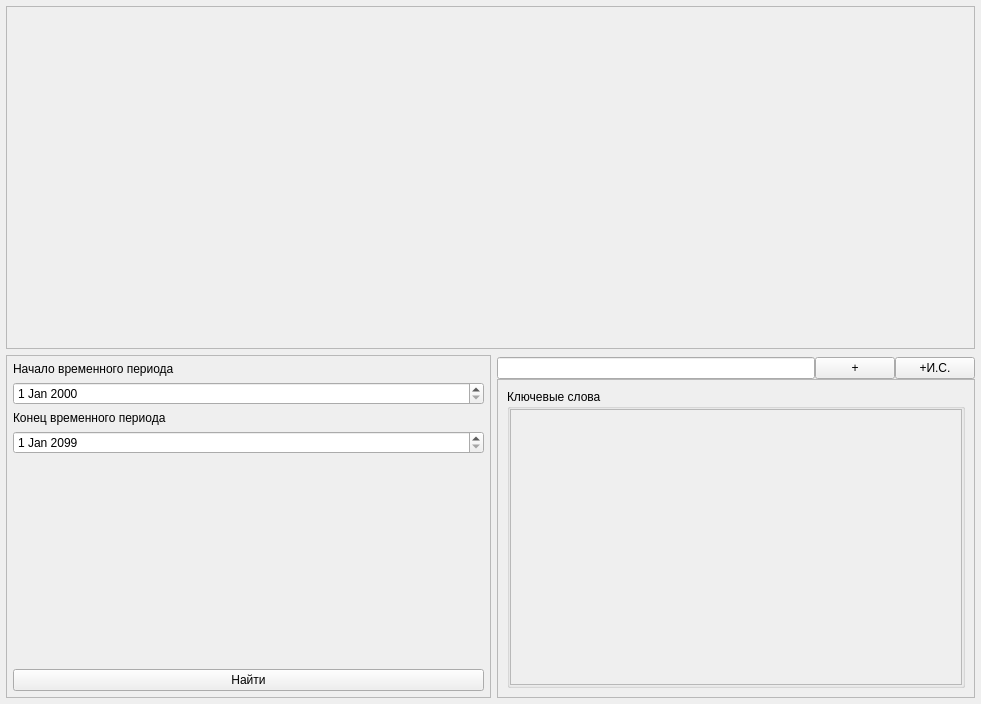
<?xml version="1.0" encoding="UTF-8"?>
<ui version="4.0">
 <class>Form</class>
 <widget class="QWidget" name="Form">
  <property name="geometry">
   <rect>
    <x>0</x>
    <y>0</y>
    <width>981</width>
    <height>704</height>
   </rect>
  </property>
  <property name="windowTitle">
   <string>Form</string>
  </property>
  <layout class="QGridLayout" name="gridLayout_5">
   <property name="leftMargin">
    <number>6</number>
   </property>
   <property name="topMargin">
    <number>6</number>
   </property>
   <property name="rightMargin">
    <number>6</number>
   </property>
   <property name="bottomMargin">
    <number>6</number>
   </property>
   <item row="0" column="0">
    <layout class="QGridLayout" name="gridLayout_3">
     <item row="0" column="0">
      <widget class="QScrollArea" name="scrollArea">
       <property name="widgetResizable">
        <bool>true</bool>
       </property>
       <widget class="QWidget" name="scrollAreaWidgetContents">
        <property name="geometry">
         <rect>
          <x>0</x>
          <y>0</y>
          <width>965</width>
          <height>339</height>
         </rect>
        </property>
        <layout class="QVBoxLayout" name="verticalLayout_2">
         <property name="leftMargin">
          <number>0</number>
         </property>
         <property name="topMargin">
          <number>0</number>
         </property>
         <property name="rightMargin">
          <number>0</number>
         </property>
         <property name="bottomMargin">
          <number>0</number>
         </property>
         <item>
          <layout class="QVBoxLayout" name="vlMlpLayout">
           <property name="leftMargin">
            <number>6</number>
           </property>
           <property name="topMargin">
            <number>6</number>
           </property>
           <property name="rightMargin">
            <number>6</number>
           </property>
           <property name="bottomMargin">
            <number>6</number>
           </property>
          </layout>
         </item>
        </layout>
       </widget>
      </widget>
     </item>
    </layout>
   </item>
   <item row="1" column="0">
    <layout class="QHBoxLayout" name="horizontalLayout_2" stretch="1,1">
     <property name="spacing">
      <number>0</number>
     </property>
     <property name="leftMargin">
      <number>0</number>
     </property>
     <property name="topMargin">
      <number>0</number>
     </property>
     <property name="rightMargin">
      <number>0</number>
     </property>
     <property name="bottomMargin">
      <number>0</number>
     </property>
     <item>
      <widget class="QScrollArea" name="scrollArea_3">
       <property name="widgetResizable">
        <bool>true</bool>
       </property>
       <widget class="QWidget" name="scrollAreaWidgetContents_3">
        <property name="geometry">
         <rect>
          <x>0</x>
          <y>0</y>
          <width>482</width>
          <height>339</height>
         </rect>
        </property>
        <layout class="QVBoxLayout" name="verticalLayout_4">
         <property name="leftMargin">
          <number>6</number>
         </property>
         <property name="topMargin">
          <number>6</number>
         </property>
         <property name="rightMargin">
          <number>6</number>
         </property>
         <property name="bottomMargin">
          <number>6</number>
         </property>
         <item>
          <widget class="QLabel" name="label">
           <property name="text">
            <string>Начало временного периода</string>
           </property>
          </widget>
         </item>
         <item>
          <widget class="QDateEdit" name="deStart"/>
         </item>
         <item>
          <widget class="QLabel" name="label_2">
           <property name="text">
            <string>Конец временного периода</string>
           </property>
          </widget>
         </item>
         <item>
          <widget class="QDateEdit" name="deEnd">
           <property name="dateTime">
            <datetime>
             <hour>0</hour>
             <minute>0</minute>
             <second>0</second>
             <year>2099</year>
             <month>1</month>
             <day>1</day>
            </datetime>
           </property>
           <property name="maximumDate">
            <date>
             <year>7999</year>
             <month>12</month>
             <day>31</day>
            </date>
           </property>
          </widget>
         </item>
         <item>
          <spacer name="verticalSpacer">
           <property name="orientation">
            <enum>Qt::Vertical</enum>
           </property>
           <property name="sizeHint" stdset="0">
            <size>
             <width>20</width>
             <height>40</height>
            </size>
           </property>
          </spacer>
         </item>
         <item>
          <widget class="QPushButton" name="btnFind">
           <property name="text">
            <string>Найти</string>
           </property>
          </widget>
         </item>
        </layout>
       </widget>
      </widget>
     </item>
     <item>
      <layout class="QGridLayout" name="gridLayout_4" rowstretch="0,0,0,1" rowminimumheight="1,1,1,1">
       <property name="leftMargin">
        <number>6</number>
       </property>
       <property name="rightMargin">
        <number>0</number>
       </property>
       <item row="2" column="0">
        <layout class="QGridLayout" name="gridLayout_6">
         <item row="0" column="2">
          <widget class="QPushButton" name="btnPlusIS">
           <property name="cursor">
            <cursorShape>ArrowCursor</cursorShape>
           </property>
           <property name="text">
            <string>+И.С.</string>
           </property>
          </widget>
         </item>
         <item row="0" column="0">
          <widget class="QLineEdit" name="txtKey"/>
         </item>
         <item row="0" column="1">
          <widget class="QPushButton" name="btnAdd">
           <property name="text">
            <string>+</string>
           </property>
          </widget>
         </item>
        </layout>
       </item>
       <item row="3" column="0">
        <widget class="QScrollArea" name="scrollArea_2">
         <property name="widgetResizable">
          <bool>true</bool>
         </property>
         <widget class="QWidget" name="scrollAreaWidgetContents_2">
          <property name="geometry">
           <rect>
            <x>0</x>
            <y>0</y>
            <width>474</width>
            <height>302</height>
           </rect>
          </property>
          <layout class="QGridLayout" name="gridLayout">
           <item row="0" column="0">
            <widget class="QGroupBox" name="gbKeys">
             <property name="title">
              <string>Ключевые слова</string>
             </property>
             <layout class="QVBoxLayout" name="verticalLayout">
              <property name="leftMargin">
               <number>0</number>
              </property>
              <property name="topMargin">
               <number>0</number>
              </property>
              <property name="rightMargin">
               <number>0</number>
              </property>
              <property name="bottomMargin">
               <number>0</number>
              </property>
              <item>
               <widget class="QScrollArea" name="scrollArea_4">
                <property name="widgetResizable">
                 <bool>true</bool>
                </property>
                <widget class="QWidget" name="scrollAreaWidgetContents_4">
                 <property name="geometry">
                  <rect>
                   <x>0</x>
                   <y>0</y>
                   <width>448</width>
                   <height>256</height>
                  </rect>
                 </property>
                 <layout class="QVBoxLayout" name="verticalLayout_3">
                  <item>
                   <layout class="QVBoxLayout" name="vlKeys">
                    <property name="leftMargin">
                     <number>6</number>
                    </property>
                    <property name="rightMargin">
                     <number>6</number>
                    </property>
                   </layout>
                  </item>
                 </layout>
                </widget>
               </widget>
              </item>
             </layout>
            </widget>
           </item>
          </layout>
         </widget>
        </widget>
       </item>
      </layout>
     </item>
    </layout>
   </item>
  </layout>
 </widget>
 <resources/>
 <connections/>
</ui>
